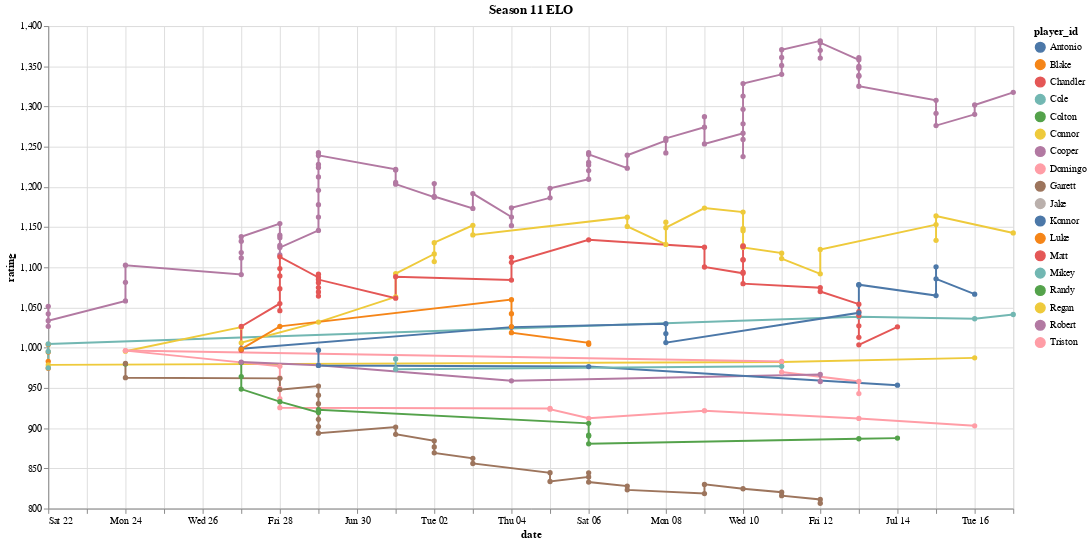

Notebook code for this chart:
### Code cell
import altair as alt

track_df = tracker.get_history_df()

track_df = track_df[track_df["player_id"].isin(filter_df["player_id"])].reset_index(
    drop=True
)

alt.Chart(track_df).mark_line(point=True).encode(
    x="date:T",
    y=alt.Y("rating:Q", scale=alt.Scale(zero=False)),
    color="player_id:N",
).properties(width=1000, height=500, title="Season 11 ELO")

### Figure 1 — Vega-Lite specification as saved in the notebook (floating-point values rounded to 4 significant figures; data arrays with more than 128 entries replaced by an {"elided": "..."} marker saying what was removed)
{"config": {"view": {"continuousWidth": 300, "continuousHeight": 300}}, "data": {"name": "data-ee1026fdbf232ad7256d04203ef49335"}, "mark": {"type": "line", "point": true}, "encoding": {"color": {"field": "player_id", "type": "nominal"}, "x": {"field": "date", "type": "temporal"}, "y": {"field": "rating", "scale": {"zero": false}, "type": "quantitative"}}, "height": 500, "title": "Season 11 ELO", "width": 1000, "$schema": "https://vega.github.io/schema/vega-lite/v5.17.0.json", "datasets": {"data-ee1026fdbf232ad7256d04203ef49335": {"elided": "261 records"}}}
